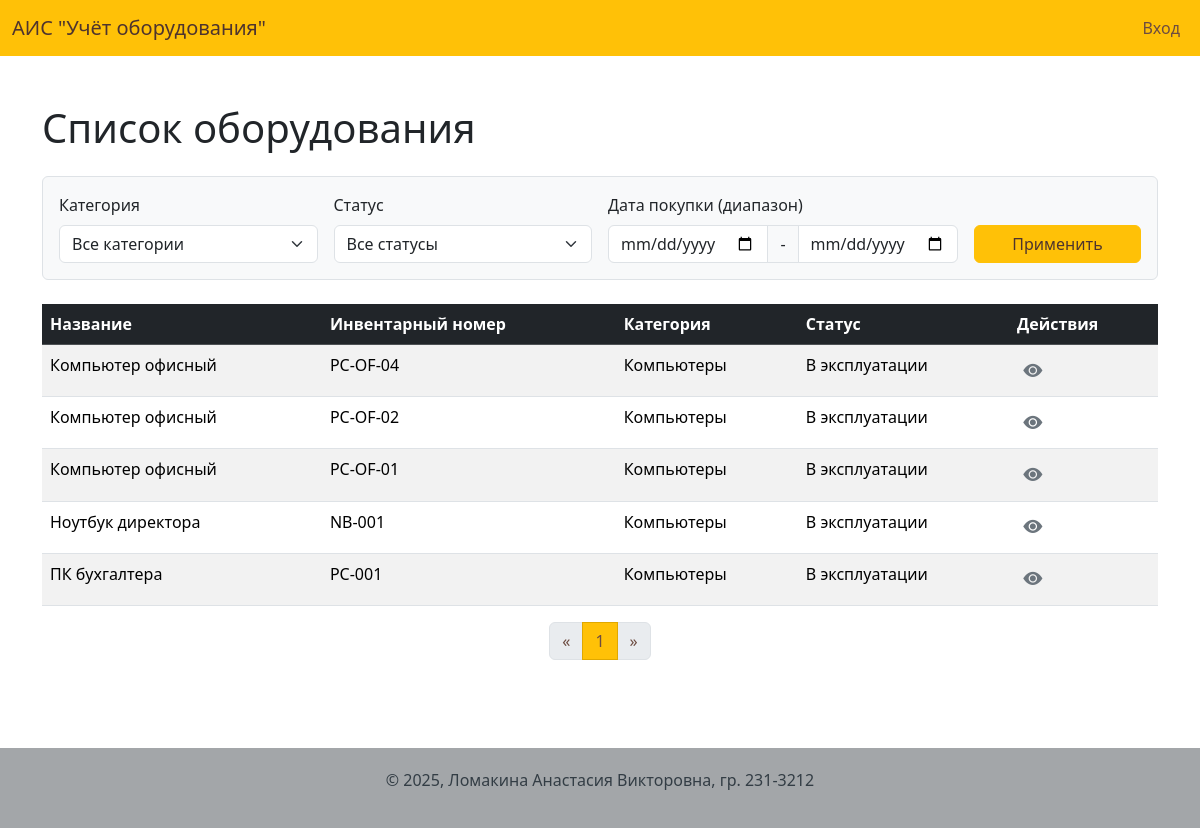
The app's page /index, older data.
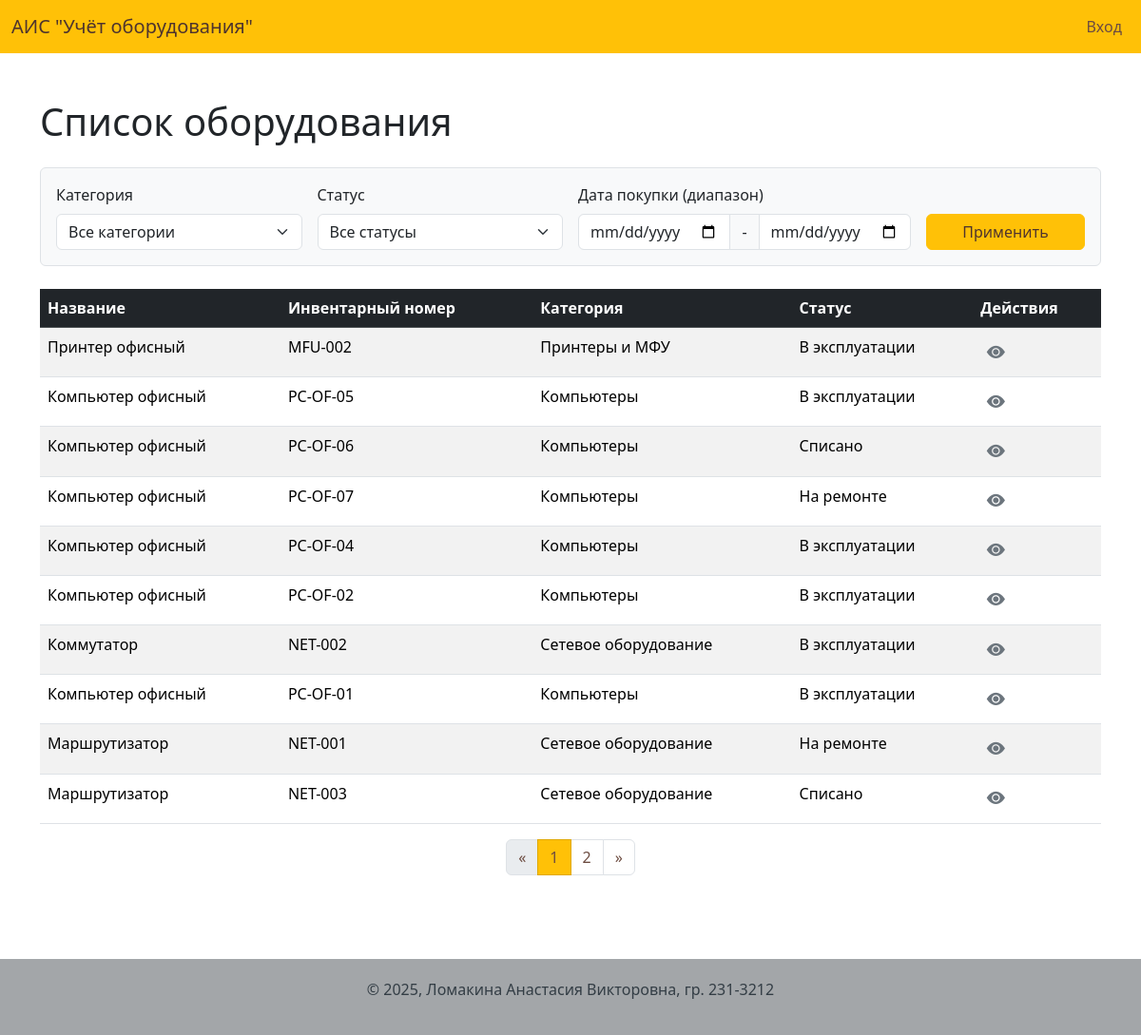
The same page, newer data.
### app/models.py (models this page shows, shortened)
class Equipment(db.Model):
    id = db.Column(db.Integer, primary_key=True)
    name = db.Column(db.String(200), nullable=False)
    inventory_number = db.Column(db.String(100), unique=True, nullable=False)
    purchase_date = db.Column(db.Date, nullable=False, default=date.today)
    cost = db.Column(db.Numeric(10, 2), nullable=False)
    status = db.Column(db.Enum('В эксплуатации', 'На ремонте', 'Списано', name='equipment_status_enum'), nullable=False, default='В эксплуатации')
    notes = db.Column(db.Text)
    category_id = db.Column(db.Integer, db.ForeignKey('category.id'), nullable=False)
    image_id = db.Column(db.Integer, db.ForeignKey('image.id'), nullable=True)
    photo = db.relationship('Image', backref='equipment', uselist=False, lazy=True)
    responsible_persons = db.relationship('ResponsiblePerson', secondary=equipment_responsible_persons, lazy='subquery',
        backref=db.backref('equipments', lazy=True))
    service_history = db.relationship('ServiceHistory', backref='equipment', lazy='dynamic', cascade="all, delete-orphan")

class Category(db.Model):
    id = db.Column(db.Integer, primary_key=True)
    name = db.Column(db.String(100), unique=True, nullable=False)
    description = db.Column(db.Text)
    useful_life = db.Column(db.Integer, nullable=False, default=36)
    equipment = db.relationship('Equipment', backref='category', lazy='dynamic')

### app/routes.py (the view)
@bp.route('/')
@bp.route('/index')
def index():
    page = request.args.get('page', 1, type=int)
    query = Equipment.query
    category_id = request.args.get('category', type=int)
    if category_id:
        query = query.filter(Equipment.category_id == category_id)
    status = request.args.get('status')
    if status:
        query = query.filter(Equipment.status == status)
    date_from = request.args.get('date_from')
    if date_from:
        query = query.filter(Equipment.purchase_date >= date_from)
    date_to = request.args.get('date_to')
    if date_to:
        query = query.filter(Equipment.purchase_date <= date_to)
    query = query.order_by(Equipment.purchase_date.desc())
    pagination = query.paginate(page=page, per_page=10, error_out=False)
    equipment_list = pagination.items
    categories = Category.query.order_by('name').all()
    statuses = Equipment.status.type.enums
    url_args = request.args.copy()
    if 'page' in url_args:
        url_args.pop('page')
    return render_template(
        'index.html',
        title='Главная',
        equipment_list=equipment_list,
        pagination=pagination,
        categories=categories,
        statuses=statuses,
        url_args=url_args
    )

### app/templates/index.html (shortened to what this page needs)
{% extends "base.html" %}
{% block content %}
<div class="d-flex justify-content-between align-items-center mb-4">
    <h1 class="mb-0">Список оборудования</h1>
</div>
    <form method="GET" action="{{ url_for('main.index') }}" class="mb-4 p-3 border rounded bg-light">
        <div class="row g-3 align-items-end">
            <div class="col-md-3">
                <label for="category" class="form-label">Категория</label>
                <select name="category" id="category" class="form-select">
                    <option value="">Все категории</option>
                </select>
            </div>
            <div class="col-md-3">
                <label for="status" class="form-label">Статус</label>
                <select name="status" id="status" class="form-select">
                    <option value="">Все статусы</option>
                </select>
            </div>
            <div class="col-md-4">
                <label class="form-label">Дата покупки (диапазон)</label>
                <div class="input-group">
                    <input type="date" name="date_from" class="form-control" value="{{ request.args.get('date_from', '') }}">
                    <span class="input-group-text">-</span>
                    <input type="date" name="date_to" class="form-control" value="{{ request.args.get('date_to', '') }}">
                </div>
            </div>
            <div class="col-md-2">
                <button type="submit" class="btn btn-primary w-100">Применить</button>
            </div>
        </div>
    </form>
    <table class="table table-striped table-hover">
        <thead class="table-dark">
            <tr>
                <th>Название</th>
                <th>Инвентарный номер</th>
                <th>Категория</th>
                <th>Статус</th>
                <th>Действия</th>
            </tr>
        </thead>
        <tbody>
            {% for item in equipment_list %}
            <tr>
                <td>{{ item.name }}</td>
                <td>{{ item.inventory_number }}</td>
                <td>{{ item.category.name }}</td>
                <td>{{ item.status }}</td>
                <td>
                    <a href="{{ url_for('main.equipment_detail', id=item.id) }}" class="btn btn-sm btn-info" title="Просмотр"><i class="bi bi-eye-fill"></i></a>
                </td>
            </tr>
            {% else %}
            <tr>
                <td colspan="5" class="text-center">Оборудование не найдено.</td>
            </tr>
            {% endfor %}
        </tbody>
    </table>
    {% from '_macros.html' import pagination_widget %}
    {{ pagination_widget(pagination, 'main.index', url_args=url_args) }}
{% endblock %}

Row changes from the older to the newer data that the page shows:
no longer on this page (row edited): Equipment: name "Ноутбук директора", inventory_number "NB-001", category.name "Компьютеры", status "В эксплуатации"
removed Equipment: name "ПК бухгалтера", inventory_number "PC-001", category.name "Компьютеры", status "В эксплуатации"
added Equipment: name "Принтер офисный", inventory_number "MFU-002", category.name "Принтеры и МФУ", status "В эксплуатации"
added Equipment: name "Компьютер офисный", inventory_number "PC-OF-05", category.name "Компьютеры", status "В эксплуатации"
added Equipment: name "Компьютер офисный", inventory_number "PC-OF-06", category.name "Компьютеры", status "Списано"
added Equipment: name "Компьютер офисный", inventory_number "PC-OF-07", category.name "Компьютеры", status "На ремонте"
added Equipment: name "Коммутатор", inventory_number "NET-002", category.name "Сетевое оборудование", status "В эксплуатации"
added Equipment: name "Маршрутизатор", inventory_number "NET-001", category.name "Сетевое оборудование", status "На ремонте"
added Equipment: name "Маршрутизатор", inventory_number "NET-003", category.name "Сетевое оборудование", status "Списано"
Text that changed along with them:
new list line: "2"
